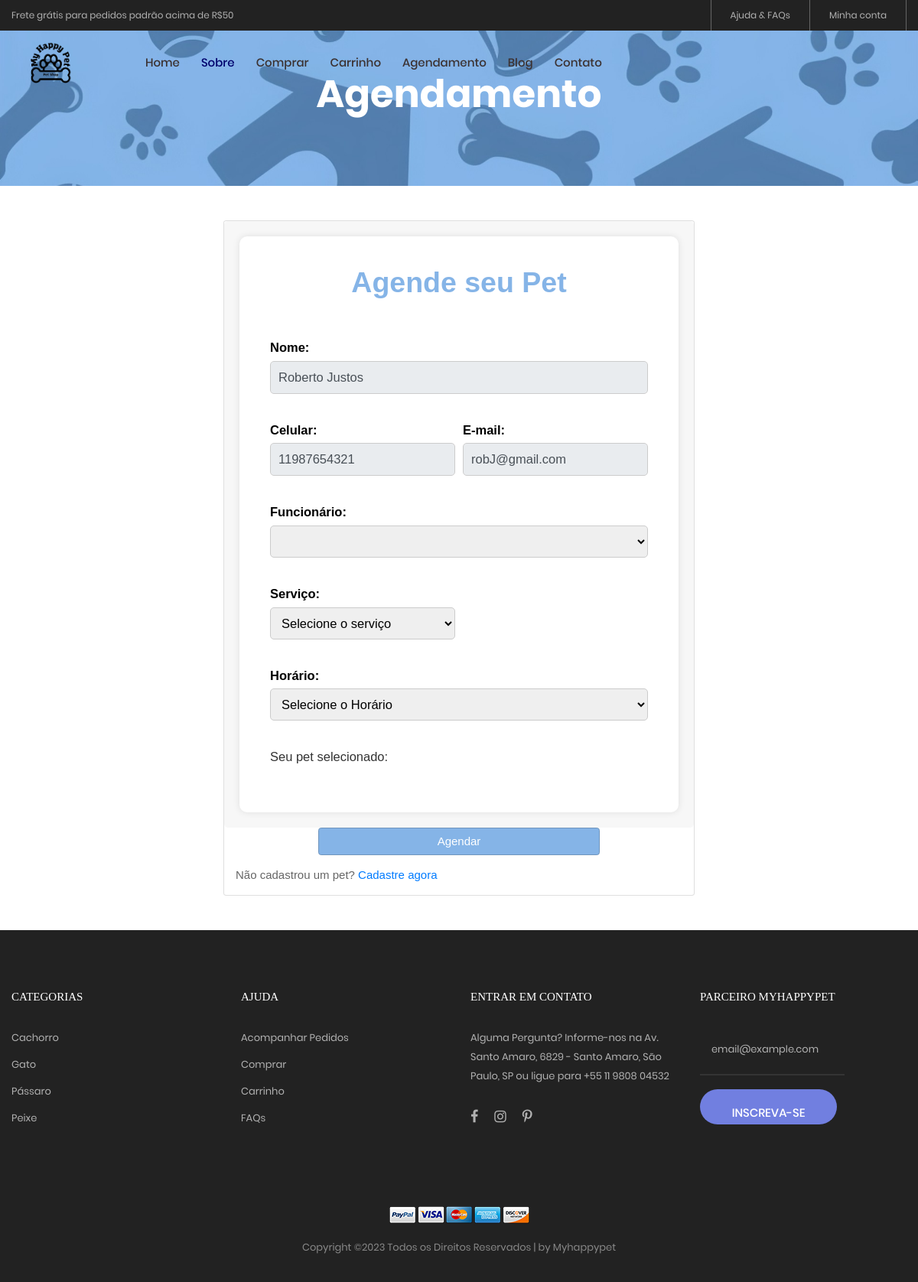
/agendamento-pt2.php (signed in), run on the app's committed database.
### tables this page shows
CREATE TABLE `cliente` (
  `idCliente` int(10) NOT NULL,
  `id_endereco` int(10) DEFAULT NULL,
  `nome` varchar(100) DEFAULT NULL,
  `sobrenome` varchar(100) DEFAULT NULL,
  `cpf` char(11) DEFAULT NULL,
  `rg` char(9) DEFAULT NULL,
  `data_nasc` date DEFAULT NULL
);

CREATE TABLE `cadastro_cliente` (
  `idCadastro` int(10) NOT NULL,
  `id_cliente` int(10) DEFAULT NULL,
  `data_cad` datetime DEFAULT NULL,
  `email` varchar(50) DEFAULT NULL,
  `celular` char(11) DEFAULT NULL,
  `senha` varchar(250) DEFAULT NULL
);

### agendamento-pt2.php (the view, shortened to what this page needs)
<?php
	include_once('php/conexao.php');
    $funcionario = $_POST['funcionarios'];
    $funcionario = explode(" ", $funcionario);
    $cliente = $_SESSION['idCliente'];
    $servico = $_POST['servico'];
    $funcionarios = mysqli_query($conn, "SELECT * FROM funcionarios WHERE idFuncionario = ". intval($funcionario[1]));
    $pega_funcionarios = mysqli_fetch_assoc($funcionarios);
	$info_cliente = mysqli_query($conn, "SELECT * FROM cliente WHERE idCliente = ". intval($cliente));
	$informacoes_cliente = mysqli_fetch_assoc($info_cliente);
	$info_cad_cliente = mysqli_query($conn, "SELECT * FROM cadastro_cliente WHERE id_cliente = ". intval($cliente));
	$informacoes_cadastro = mysqli_fetch_assoc($info_cad_cliente);
	$qt_animais_total = 1;
?>
<!DOCTYPE html>
<html lang="pt-br">
<head>
	<link rel="stylesheet" type="text/css" href="vendor/bootstrap/css/bootstrap.min.css">
	<link rel="stylesheet" type="text/css" href="fonts/font-awesome-4.7.0/css/font-awesome.min.css">
	<link rel="stylesheet" type="text/css" href="fonts/iconic/css/material-design-iconic-font.min.css">
	<link rel="stylesheet" type="text/css" href="fonts/linearicons-v1.0.0/icon-font.min.css">
	<link rel="stylesheet" type="text/css" href="vendor/animate/animate.css">
	<link rel="stylesheet" type="text/css" href="vendor/css-hamburgers/hamburgers.min.css">
	<link rel="stylesheet" type="text/css" href="vendor/animsition/css/animsition.min.css">
	<link rel="stylesheet" type="text/css" href="vendor/select2/select2.min.css">
	<link rel="stylesheet" type="text/css" href="vendor/daterangepicker/daterangepicker.css">
	<link rel="stylesheet" type="text/css" href="vendor/slick/slick.css">
	<link rel="stylesheet" type="text/css" href="vendor/MagnificPopup/magnific-popup.css">
	<link rel="stylesheet" type="text/css" href="vendor/perfect-scrollbar/perfect-scrollbar.css">
	<link rel="stylesheet" type="text/css" href="css/util.css">
	<link rel="stylesheet" type="text/css" href="css/main.css">
	<link rel="stylesheet" type="text/css" href="css/joao.css">
</head>
<body class="animsition">
	<header>
		<div class="container-menu-desktop">
			<div class="top-bar">
				<div class="content-topbar flex-sb-m h-full container">
					<div class="left-top-bar">
						Frete grátis para pedidos padrão acima de R$50
					</div>
					<div class="right-top-bar flex-w h-full">
						<a href="ajuda.html" class="flex-c-m trans-04 p-lr-25">
							Ajuda & FAQs
						</a>
						<a href="php/checa_login.php" class="flex-c-m trans-04 p-lr-25">
							Minha conta
						</a>
					</div>
				</div>
			</div>
			<div class="wrap-menu-desktop">
				<nav class="limiter-menu-desktop container">
					<a href="index.html" class="logo">
						<img src="images/icons/logo.png" alt="IMG-LOGO">
					</a>
						<div class="menu-desktop">
						<ul class="main-menu">
							<li>
								<a href="index.html">Home</a>
							</li>
							<li class="active-menu">
								<a href="sobre.html">Sobre</a>
							</li>
							<li>
								<a href="comprar.html">Comprar</a>
							</li>
							<li>
								<a href="carrinho.html">Carrinho</a>
							</li>
							<li>
								<a href="agendamento.php">Agendamento</a>
							</li>
							<li>
								<a href="blog.html">Blog</a>
							</li>
							<li>
								<a href="contato.html">Contato</a>
							</li>
						</ul>
					</div>
				</nav>
			</div>
		</div>
	</header>
	</div><br><br><br>
	<section class="bg-img1 txt-center p-lr-15 p-tb-92" style="background-image: url('images/bg-01.jpg');">
		<h2 class="ltext-105 cl0 txt-center">
			Agendamento
		</h2>
	</section>
<main id="main">
  <br><br>
</main>
<body class="my-login-page"></body>
		<section class="h-90">
			<div class="container h-100">
				<div class="row justify-content-md-center h-100">
					<div class="card-wrapper">
						<div class="card fat">
							<div class="card-body" >
								<form method="POST" action="php/proc_agendamento.php" class="my-login-validation" >
                                    <div class="form-header">
                                        <h1 id="cor_agenda1" >Agende seu Pet</h1><br>
                                    </div>
                                    <div class="form-body">
                                        <div class="form-row">
                                            <div class="form-group col-md-12">
                                                <label for="nomeCompleto" id="cor_agenda">Nome:</label>
                                                <input id="nomeCompleto" type="text" class="form-control" name="nomeCompleto" value="<?php echo($informacoes_cliente['nome'] .' '. $informacoes_cliente['sobrenome']) ?>" readonly required autofocus>
                                            </div>
                                        </div>
                                        <div class="form-row">
                                            <div class="form-group col-md-6">
                                                <label for="celular" id="cor_agenda">Celular:</label>
                                                <input id="celular" type="tel" class="form-control" name="celular" placeholder="(00) 00000-0000" value="<?php echo($informacoes_cadastro['celular']); ?>"readonly required>
                                            </div>
                                            <div class="form-group col-md-6">
                                                <label for="email" id="cor_agenda">E-mail:</label>
                                                <input id="email" type="email" class="form-control" name="email" value="<?php echo($informacoes_cadastro['email']); ?>"readonly required>
                                            </div>
                                        </div>
                                        <div class="form-row">
                                            <div class="form-group col">
											<label for="funcionarios" id="cor_agenda">Funcionário:</label>
													<select id="funcionarios" name="funcionarios" readonly required value='<?php echo($funcionario[1]);?>'>
                                                        <option selected value='<?php echo($pega_funcionarios['cargo']);?>'><?php echo($pega_funcionarios['nome_funcionario']);?></option>
													</select>
                                            </div>
                                        </div>
										<div class="form-row">
                                            <div class="form-group col-md-6">
                                                <label for="servico" id="cor_agenda">Serviço:</label>
                                                <select id="servico" name="servico" value="<?php echo($servico) ?>" readonly required >
                                                <?php switch ($servico) {
                                                    default:
                                                        echo('<option selected value="" id="cor_agenda">Selecione o serviço</option>');
                                                        break;
                                                }?>
                                                </select>
                                            </div>
                                        </div>
                                        <div class="form-row">
                                            <div class="form-group col">
											<label for="horario" id="cor_agenda">Horário:</label>
													<select id="horario" name="horario" required>
                                                        <option value="" id="cor_agenda">Selecione o Horário</option>
													</select>
                                            </div>
                                        </div>
										<div class="form-row pet-form">
											<div class="form-group col-md-12">
											  <label class="cor-agenda">Seu pet selecionado:</label>
											  <div class="row">
												<?php
													if (($qt_animais_total % 2) != 0) {
														echo('
															</div>
														</div>
														');
													}
												?>
											  </div>
											</div>
										  </div>
										<div class="form-row">
                                            <div class="form-group col-md-12">
                                                <button type="submit" class="btn btn-primary btn-block"id="botão">
                                                    Agendar
                                                </button>
                                            </div>
                                        </div>
                                        <div class="form-group col-md-8">
                                            Não cadastrou um pet? <a href="cadastropet.html">Cadastre agora</a>
                                        </div>
                                    </div>
							</div>
						</div>
					</div>
			</div><br><br>
		</section>
	<footer class="bg3 p-t-75 p-b-32">
		<div class="container">
			<div class="row">
				<div class="col-sm-6 col-lg-3 p-b-50">
					<h4 class="stext-301 cl0 p-b-30">
						Categorias
					</h4>
					<ul>
						<li class="p-b-10">
							<a href="#" class="stext-107 cl7 hov-cl1 trans-04">
								Cachorro
							</a>
						</li>
						<li class="p-b-10">
							<a href="#" class="stext-107 cl7 hov-cl1 trans-04">
								Gato
							</a>
						</li>
						<li class="p-b-10">
							<a href="#" class="stext-107 cl7 hov-cl1 trans-04">
								Pássaro
							</a>
						</li>
						<li class="p-b-10">
							<a href="#" class="stext-107 cl7 hov-cl1 trans-04">
								Peixe
							</a>
						</li>
					</ul>
				</div>
				<div class="col-sm-6 col-lg-3 p-b-50">
					<h4 class="stext-301 cl0 p-b-30">
						Ajuda
					</h4>
					<ul>
						<li class="p-b-10">
							<a href="#" class="stext-107 cl7 hov-cl1 trans-04">
								Acompanhar Pedidos
							</a>
						</li>
						<li class="p-b-10">
							<a href="#" class="stext-107 cl7 hov-cl1 trans-04">
								Comprar
							</a>
						</li>
						<li class="p-b-10">
							<a href="#" class="stext-107 cl7 hov-cl1 trans-04">
								Carrinho
							</a>
						</li>
						<li class="p-b-10">
							<a href="#" class="stext-107 cl7 hov-cl1 trans-04">
								FAQs
							</a>
						</li>
					</ul>
				</div>
				<div class="col-sm-6 col-lg-3 p-b-50">
					<h4 class="stext-301 cl0 p-b-30">
						Entrar em contato
					</h4>
					<p class="stext-107 cl7 size-201">
						Alguma Pergunta? Informe-nos na Av. Santo Amaro, 6829 - Santo Amaro, São Paulo, SP ou ligue para +55 11 9808 04532
					</p>
					<div class="p-t-27">
						<a href="#" class="fs-18 cl7 hov-cl1 trans-04 m-r-16">
							<i class="fa fa-facebook"></i>
						</a>
						<a href="#" class="fs-18 cl7 hov-cl1 trans-04 m-r-16">
							<i class="fa fa-instagram"></i>
						</a>
						<a href="#" class="fs-18 cl7 hov-cl1 trans-04 m-r-16">
							<i class="fa fa-pinterest-p"></i>
						</a>
					</div>
				</div>
				<div class="col-sm-6 col-lg-3 p-b-50">
					<h4 class="stext-301 cl0 p-b-30">
						Parceiro Myhappypet
					</h4>
					<form>
						<div class="wrap-input1 w-full p-b-4">
							<input class="input1 bg-none plh1 stext-107 cl7" type="text" name="email" placeholder="email@example.com">
						</div>
						<div class="p-t-18">
							<button class="flex-c-m stext-101 cl0 size-103 bg1 bor1 hov-btn2 p-lr-15 trans-04">
								Inscreva-se
							</button>
						</div>
					</form>
				</div>
			</div>
			<div class="p-t-40">
				<div class="flex-c-m flex-w p-b-18">
					<a href="#" class="m-all-1">
						<img src="images/icons/icon-pay-01.png" alt="ICON-PAY">
					</a>
					<a href="#" class="m-all-1">
						<img src="images/icons/icon-pay-02.png" alt="ICON-PAY">
					</a>
					<a href="" class="m-all-1">
						<img src="images/icons/icon-pay-03.png" alt="ICON-PAY">
					</a>
					<a href="#" class="m-all-1">
						<img src="images/icons/icon-pay-04.png" alt="ICON-PAY">
					</a>
					<a href="#" class="m-all-1">
						<img src="images/icons/icon-pay-05.png" alt="ICON-PAY">
					</a>
				</div>
				<p class="stext-107 cl6 txt-center">
Copyright &copy;<script>document.write(new Date().getFullYear());</script> Todos os Direitos Reservados | by Myhappypet</a>
				</p>
			</div>
		</div>
	</footer>
</body>
</html>

### css/main.css (style rules this page uses)
.container { max-width: 1380px; }
@media (max-width: 1600px) { .container { max-width: 1200px; } }
.container-menu-desktop { height: auto; width: 100%; position: relative; -webkit-transition: all 0.3s; -o-transition: all 0.3s; -moz-transition: all 0.3s; transition: all 0.3s; }
.top-bar { height: 40px; background-color: #222; }
.left-top-bar { font-family: Poppins-Regular; font-size: 12px; line-height: 1.8; color: #b2b2b2; }
.right-top-bar a { font-family: Poppins-Regular; font-size: 12px; line-height: 1.8; height: 100%; color: #b2b2b2; border-right: 1px solid rgba(255,255,255,0.3); }
.right-top-bar a:first-child { border-left: 1px solid rgba(255,255,255,0.3); }
.wrap-menu-desktop { position: fixed; z-index: 1100; background-color: transparent; width: 100%; height: 84px; top: 40px; left: 0px; -webkit-transition: height 0.3s, background-color 0.3s; -o-transition: height 0.3s, background-color 0.3s; -moz-transition: height 0.3s, background-color 0.3s; transition: height 0.3s, background-color 0.3s; }
.limiter-menu-desktop { height: 100%; display: -webkit-box; display: -webkit-flex; display: -moz-box; display: -ms-flexbox; display: flex; align-items: center; background-color: transparent; }
.logo { display: -webkit-box; display: -webkit-flex; display: -moz-box; display: -ms-flexbox; display: flex; align-items: center; height: 65%; margin-right: 55px; }
.logo img { max-width: 100%; max-height: 100%; }
.menu-desktop { display: -webkit-box; display: -webkit-flex; display: -moz-box; display: -ms-flexbox; display: flex; align-items: center; height: 100%; }
.main-menu { list-style-type: none; margin: 0; display: -webkit-box; display: -webkit-flex; display: -moz-box; display: -ms-flexbox; display: flex; align-items: center; }
.main-menu > li { display: block; position: relative; padding: 20px 10px 20px 0px; margin: 0px 4px 0px 14px; }
.main-menu > li > a { font-family: Poppins-Medium; color: #3b3232; padding: 5px 0px; transition: all 0.4s; -webkit-transition: all 0.4s; -o-transition: all 0.4s; -moz-transition: all 0.4s; }
.main-menu > li.active-menu > a { color: #00026d; }
.cl0 { color: #fff; }
.cl6 { color: #888; }
.cl7 { color: #b2b2b2; }
.stext-101 { font-family: Poppins-Medium; font-size: 15px; line-height: 1.466667; text-transform: uppercase; }
.stext-107 { font-family: Poppins-Regular; font-size: 13px; line-height: 1.923; }
.stext-301 { font-family: Montserrat-Bold; font-size: 15px; line-height: 1.6; text-transform: uppercase; }
.ltext-105 { font-family: Poppins-Bold; font-size: 50px; line-height: 1.1; }
.size-103 { min-width: 179px; height: 46px; }
.size-201 { max-width: 270px; }
.bg-none { background-color: transparent; }
.bg1 { background-color: #717fe0; }
.bg3 { background-color: #222; }
.bg-img1 { background-size: cover; background-position: center center; background-repeat: no-repeat; margin-top: -7%; }
.bor1 { border-radius: 23px; }
.wrap-input1 { position: relative; border-bottom: 2px solid rgba(204,204,204, 0.1); }
.input1 { background-color: transparent; width: 100%; }

### data on the page
cliente: nomeCompleto "Roberto Justos"
cadastro_cliente: celular "11987654321", email "robJ@gmail.com"
